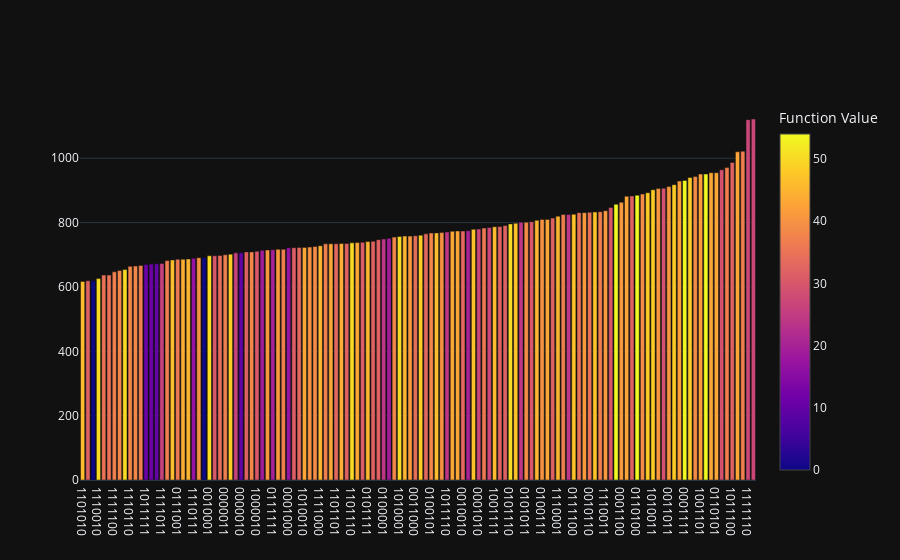
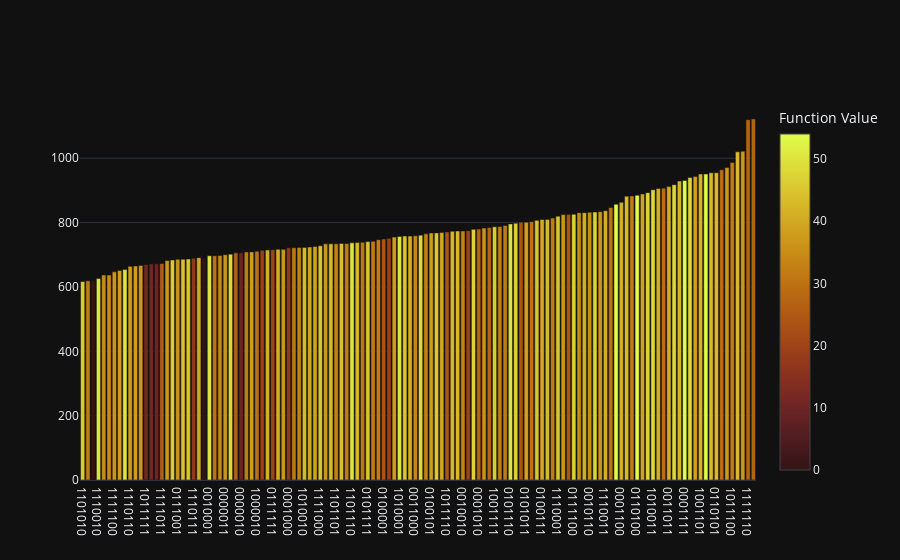

Notebook source saved alongside these figures, in order:
### Code cell
plot_samples(samp_dist)
#print(samp_dist)
